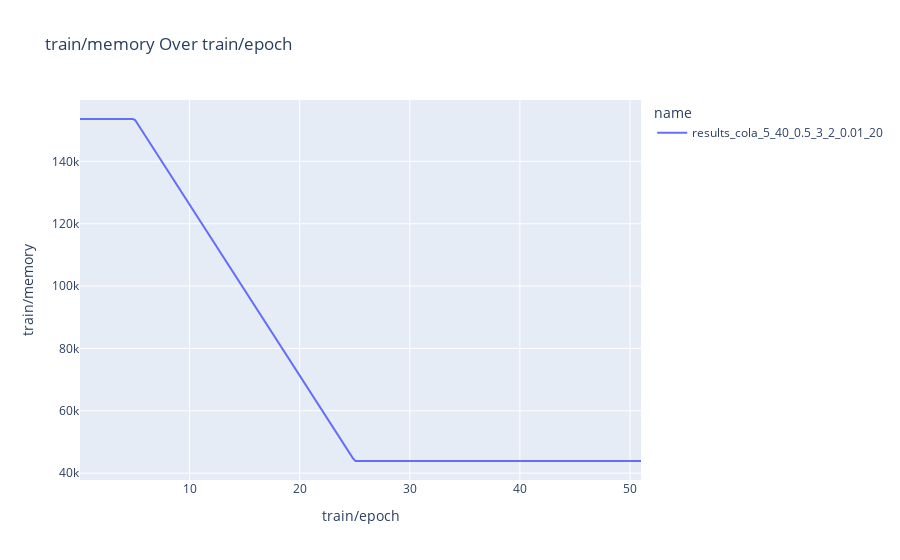

The cell this chart's notebook holds for it:
### Markdown cell above
# Randn initialization
Initial average rank is 40, epochs 0-14 rank 40, epochs 15-24 rank 40->20, epoch 25-50 rank 20.
rank_allocation_weights initialized to random, same scheduling, discrete rank on the last epoch, rank_min is 5, rank_max is 40

### Code cell
fetch_and_plot_wandb_runs(
    entity="mallahova",
    project="adalora_rank_start_40_rank_20_random",
    metric="train/memory",
    x_axis="train/epoch",
    interactive=True,
    starts_with="results_cola_5_40",
    num_runs=1
)

### Figure 1 — Plotly figure (JSON) as saved in the notebook; plotly's stock layout.template omitted (floating-point values rounded to 4 significant figures; data arrays with more than 128 entries replaced by an {"elided": "..."} marker saying what was removed)
{"data": [{"hovertemplate": "name=results_cola_5_40_0.5_3_2_0.01_20<br>train/epoch=%{x}<br>train/memory=%{y}<extra></extra>", "legendgroup": "results_cola_5_40_0.5_3_2_0.01_20", "line": {"color": "#636efa", "dash": "solid"}, "marker": {"symbol": "circle"}, "mode": "lines", "name": "results_cola_5_40_0.5_3_2_0.01_20", "orientation": "v", "showlegend": true, "type": "scatter", "x": {"elided": "500 float values"}, "xaxis": "x", "y": {"elided": "500 float values"}, "yaxis": "y"}], "layout": {"legend": {"title": {"text": "name"}, "tracegroupgap": 0}, "title": {"text": "train/memory Over train/epoch"}, "xaxis": {"anchor": "y", "domain": [0, 1], "title": {"text": "train/epoch"}}, "yaxis": {"anchor": "x", "domain": [0, 1], "title": {"text": "train/memory"}}}}
